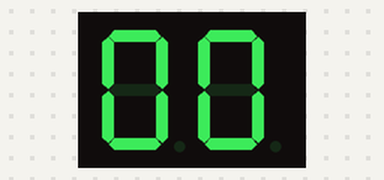
Simulated run of this sketch. Board: Arduino Uno, built with avr-gcc and run on an emulated ATmega328P. On the bench: 2-digit seven-segment display. Wiring (inferred from the names in the program): 2-digit 7-segment display, segments lit when LOW: segments pin 7, pin 8, pin 9, pin 10, pin 11, pin 12, pin 13, pin 0, pin 1, pin 2, pin 3, pin 4, pin 5, pin 6. The segment pins are drawn as the display they are named for.

Above: at 0.1 s.
At 4.1 s:
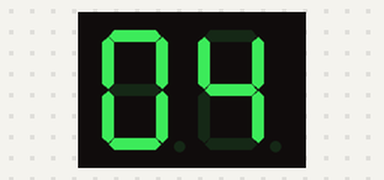
At 9.1 s:
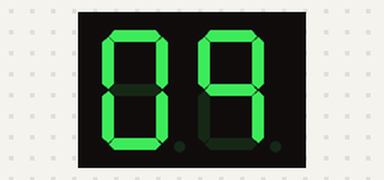
At 19.1 s:
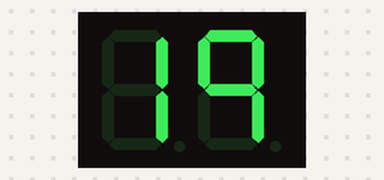
At 29.1 s:
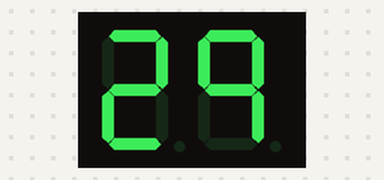
At 39.1 s:
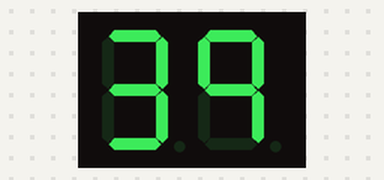

Measured:
- what the display in image 1 shows lasts 1.0 s, from 4.0 s to 5.0 s

The sketch:

2_Seven_seg_basic.ino
```cpp
int digit[10][7] = {      { 0,0,0,0,0,0,1 },    // 0
                          { 1,0,0,1,1,1,1 },    // 1
                          { 0,0,1,0,0,1,0 },    // 2
                          { 0,0,0,0,1,1,0 },    // 3
                          { 1,0,0,1,1,0,0 },    // 4
                          { 0,1,0,0,1,0,0 },    // 5
                          { 0,1,0,0,0,0,0 },    // 6
                          { 0,0,0,1,1,1,1 },    // 7
                          { 0,0,0,0,0,0,0 },    // 8
                          { 0,0,0,1,1,0,0 }};   // 9
                          // a,b,c,d,e,f,g

int Seg1_pins[] = { 0 , 1 , 2 , 3  ,4  , 5 , 6} ;
int Seg2_pins[] = { 7 , 8 , 9 , 10  ,11  , 12 , 13} ;

void setup() {
  // put your setup code here, to run once
  for(int i=0;i<7;i++)
  {
    pinMode(Seg1_pins[i], OUTPUT);
    pinMode(Seg2_pins[i], OUTPUT);
  }


}


int number=0;
int buttonState=0;

void loop() {
  // put your main code here, to run repeatedly:


for(int i=0;i<10;i++)//for tens digit
{

    for (int m=0; m < 7; m++) { //for displaying tens digit

          digitalWrite(Seg2_pins[m], digit[i][m]);
      }


for(int j=0;j<10;j++)//for ones digit
{
for (int l=0; l < 7; l++) {  //for displaying ones digit
   digitalWrite(Seg1_pins[l], digit[j][l]);
  }
  delay(1000);
}

}
}
```
